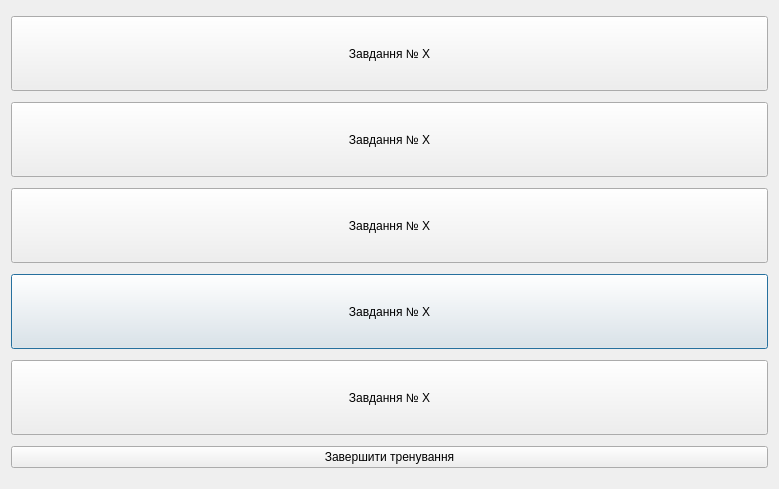
<?xml version="1.0" encoding="UTF-8"?>
<ui version="4.0">
 <class>DeyX</class>
 <widget class="QDialog" name="DeyX">
  <property name="geometry">
   <rect>
    <x>0</x>
    <y>0</y>
    <width>779</width>
    <height>489</height>
   </rect>
  </property>
  <property name="windowTitle">
   <string>Сьогоднішні вправи</string>
  </property>
  <layout class="QGridLayout" name="gridLayout">
   <item row="5" column="0">
    <widget class="QPushButton" name="pushButton_4">
     <property name="minimumSize">
      <size>
       <width>0</width>
       <height>75</height>
      </size>
     </property>
     <property name="text">
      <string>Завдання № Х</string>
     </property>
    </widget>
   </item>
   <item row="7" column="0">
    <widget class="QPushButton" name="pushButton_6">
     <property name="text">
      <string>Завершити тренування</string>
     </property>
    </widget>
   </item>
   <item row="6" column="0">
    <widget class="QPushButton" name="pushButton_5">
     <property name="minimumSize">
      <size>
       <width>0</width>
       <height>75</height>
      </size>
     </property>
     <property name="text">
      <string>Завдання № Х</string>
     </property>
    </widget>
   </item>
   <item row="4" column="0">
    <widget class="QPushButton" name="pushButton_3">
     <property name="minimumSize">
      <size>
       <width>0</width>
       <height>75</height>
      </size>
     </property>
     <property name="text">
      <string>Завдання № Х</string>
     </property>
    </widget>
   </item>
   <item row="2" column="0">
    <widget class="QPushButton" name="pushButton_2">
     <property name="minimumSize">
      <size>
       <width>0</width>
       <height>75</height>
      </size>
     </property>
     <property name="text">
      <string>Завдання № Х</string>
     </property>
    </widget>
   </item>
   <item row="1" column="0">
    <widget class="QPushButton" name="pushButton">
     <property name="minimumSize">
      <size>
       <width>0</width>
       <height>75</height>
      </size>
     </property>
     <property name="text">
      <string>Завдання № Х</string>
     </property>
    </widget>
   </item>
  </layout>
 </widget>
 <resources/>
 <connections/>
</ui>
